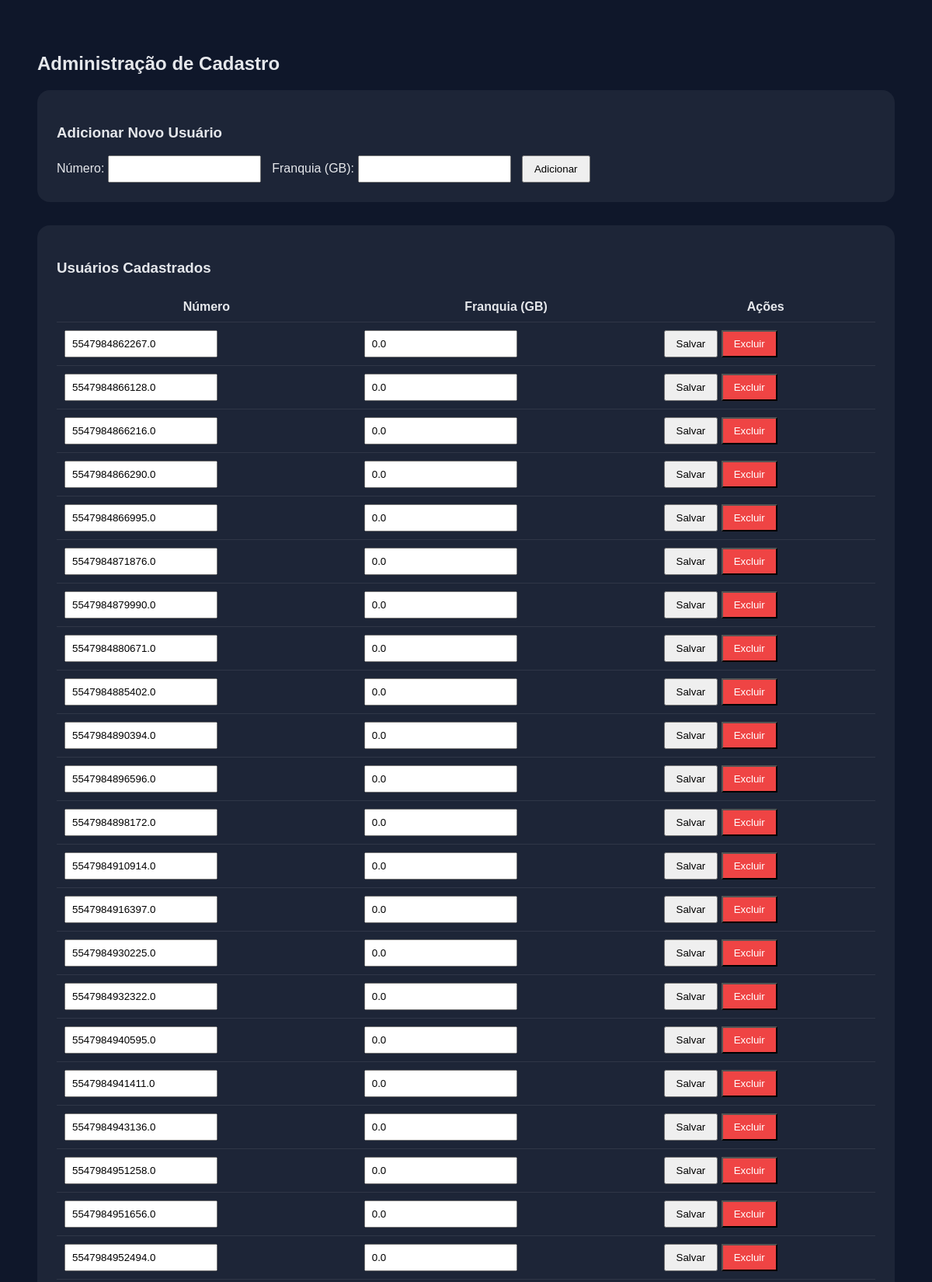
The app's page /cadastro_admin (upper part) with its own data.
### database.py (models this page shows)
class Cadastro(Base):
    __tablename__ = "cadastro"
    numero = Column(String, primary_key=True)
    franquia_mb = Column(Float, nullable=False)

### app.py (the view)
@app.route("/cadastro_admin")
def cadastro_admin():
    session = get_session()
    usuarios = session.query(Cadastro).all()
    session.close()
    return render_template("cadastro_admin.html", usuarios=usuarios)

### database.py (called while the page is built)
def get_session():
    return SessionLocal()

### templates/cadastro_admin.html (shortened to what this page needs)
<!DOCTYPE html>
<html>
<head>
</head>
<body>
<h2>Administração de Cadastro</h2>
<div class="card">
    <h3>Adicionar Novo Usuário</h3>
    <form method="POST" action="/cadastro_adicionar">
        Número:
        <input type="text" name="numero" required>
        Franquia (GB):
        <input type="number" step="0.1" name="franquia" required>
        <button type="submit">Adicionar</button>
    </form>
</div>
<div class="card">
    <h3>Usuários Cadastrados</h3>
    <table>
        <tr>
            <th>Número</th>
            <th>Franquia (GB)</th>
            <th>Ações</th>
        </tr>
        {% for u in usuarios %}
        <tr>
            <form method="POST" action="/cadastro_editar">
                <td>
                    <input type="text" name="numero_novo" value="{{ u.numero }}">
                </td>
                <td>
                    <input type="number" step="0.1" name="franquia" value="{{ (u.franquia_mb/1024)|round(2) }}">
                </td>
                <td>
                    <button type="submit">Salvar</button>
            </form>
            <form method="POST" action="/cadastro_excluir" style="display:inline;">
                <button type="submit" style="background:#ef4444;color:white;">Excluir</button>
            </form>
        </tr>
        {% endfor %}
    </table>
</div>
</body>
</html>

### templates/cadastro_admin.html (style rules this page uses)
body { background:#0f172a; color:#e5e7eb; font-family:Arial; padding:40px; }
.card { background:rgba(255,255,255,0.06); padding:25px; border-radius:16px; margin-bottom:30px; }
input { padding:8px; margin-right:10px; }
button { padding:8px 14px; cursor:pointer; }
table { width:100%; margin-top:20px; border-collapse:collapse; }
th, td { padding:10px; border-bottom:1px solid rgba(255,255,255,0.08); }

### records on screen
Cadastro: numero_novo "5547984862267.0", franquia "0.0"
Cadastro: numero_novo "5547984866128.0", franquia "0.0"
Cadastro: numero_novo "5547984866216.0", franquia "0.0"
Cadastro: numero_novo "5547984866290.0", franquia "0.0"
Cadastro: numero_novo "5547984866995.0", franquia "0.0"
Cadastro: numero_novo "5547984871876.0", franquia "0.0"
Cadastro: numero_novo "5547984879990.0", franquia "0.0"
Cadastro: numero_novo "5547984880671.0", franquia "0.0"
Cadastro: numero_novo "5547984885402.0", franquia "0.0"
Cadastro: numero_novo "5547984890394.0", franquia "0.0"
Cadastro: numero_novo "5547984896596.0", franquia "0.0"
Cadastro: numero_novo "5547984898172.0", franquia "0.0"
Cadastro: numero_novo "5547984910914.0", franquia "0.0"
Cadastro: numero_novo "5547984916397.0", franquia "0.0"
Cadastro: numero_novo "5547984930225.0", franquia "0.0"
Cadastro: numero_novo "5547984932322.0", franquia "0.0"
Cadastro: numero_novo "5547984940595.0", franquia "0.0"
Cadastro: numero_novo "5547984941411.0", franquia "0.0"
Cadastro: numero_novo "5547984943136.0", franquia "0.0"
Cadastro: numero_novo "5547984951258.0", franquia "0.0"
Cadastro: numero_novo "5547984951656.0", franquia "0.0"
Cadastro: numero_novo "5547984952494.0", franquia "0.0"
